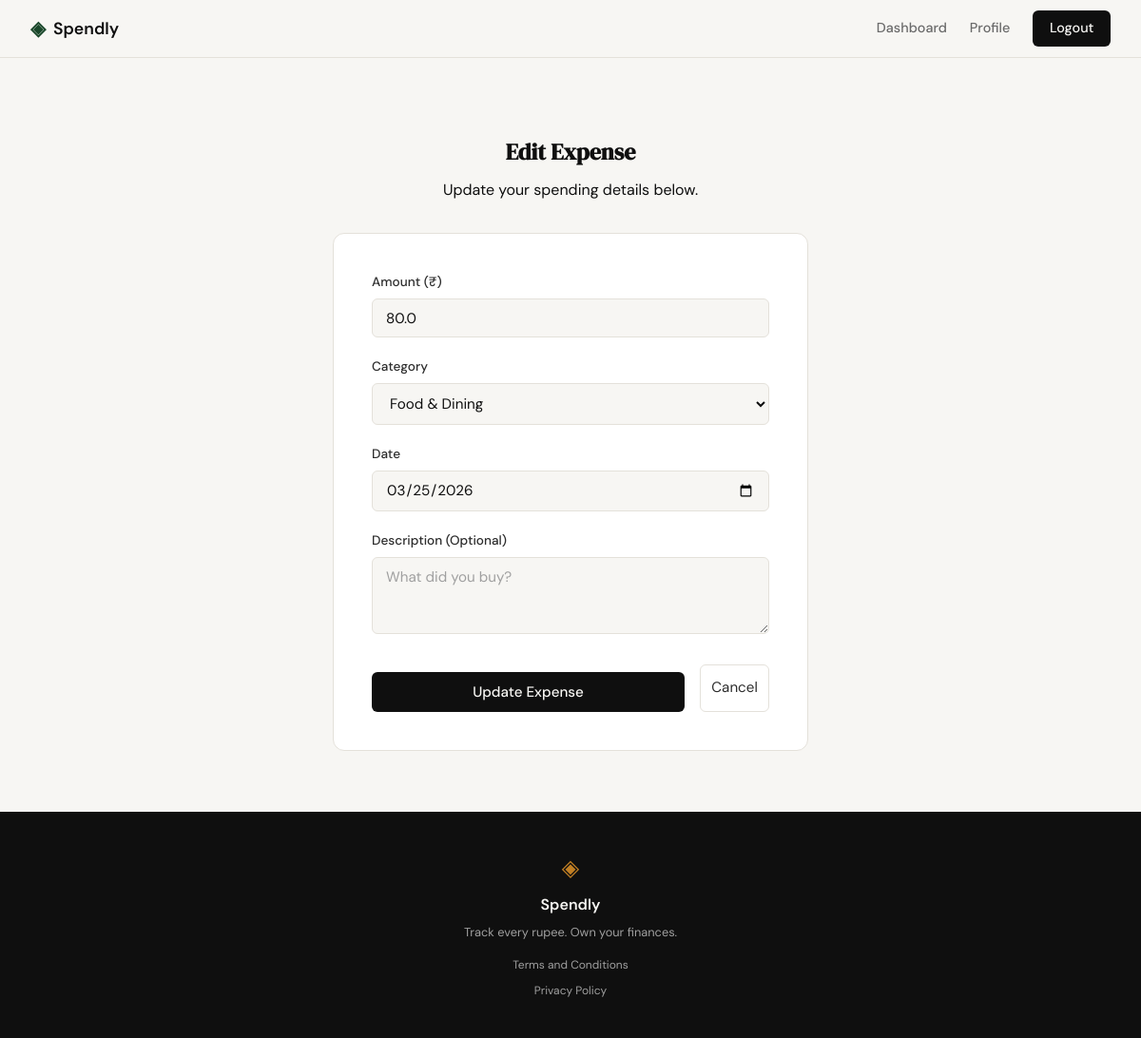
/expenses/1/edit (signed in), run on the app's committed database.
### tables this page shows
CREATE TABLE expenses (
            id INTEGER PRIMARY KEY AUTOINCREMENT,
            user_id INTEGER NOT NULL,
            amount REAL NOT NULL,
            category TEXT NOT NULL,
            description TEXT,
            date TEXT NOT NULL DEFAULT CURRENT_TIMESTAMP,
            FOREIGN KEY (user_id) REFERENCES users (id)
        );

### app.py (the view, shortened to what this page needs)
@app.route("/expenses/<int:id>/edit", methods=["GET", "POST"])
def edit_expense(id):
    if 'user_id' not in session:
        return redirect(url_for("login"))
    db = get_db()
    expense = db.execute("SELECT * FROM expenses WHERE id = ? AND user_id = ?", (id, session['user_id'])).fetchone()
    if not expense:
        flash("Expense not found.", "danger")
        return redirect(url_for("dashboard"))
    return render_template("edit_expense.html", expense=expense)

### app.py (called while the page is built)
@app.teardown_appcontext
def close_connection(exception):
    db = getattr(g, 'db', None)
    if db is not None:
        db.close()

### database/db.py (called while the page is built)
def get_db():
    if 'db' not in g:
        g.db = sqlite3.connect(DATABASE)
        g.db.row_factory = sqlite3.Row
        g.db.execute("PRAGMA foreign_keys = ON;")
    return g.db

### templates/edit_expense.html (shortened to what this page needs)
{% extends "base.html" %}
{% block content %}
<section class="form-section">
    <div class="form-container">
        <div class="form-header">
            <h1>Edit Expense</h1>
            <p>Update your spending details below.</p>
        </div>
        <div class="form-card">
            <form method="POST">
                <div class="form-group">
                    <label for="amount">Amount (₹)</label>
                    <input type="number" step="0.01" id="amount" name="amount" class="form-input" value="{{ expense.amount }}" required autofocus>
                </div>
                <div class="form-group">
                    <label for="category">Category</label>
                    <select id="category" name="category" class="form-input" required>
                        <option value="Food" {% if expense.category == "Food" %}selected{% endif %}>Food & Dining</option>
                    </select>
                </div>
                <div class="form-group">
                    <label for="date">Date</label>
                    <input type="date" id="date" name="date" class="form-input" value="{{ expense.date[:10] }}" required>
                </div>
                <div class="form-group">
                    <label for="description">Description (Optional)</label>
                    <textarea id="description" name="description" class="form-input" rows="3" placeholder="What did you buy?">{{ expense.description }}</textarea>
                </div>
                <div class="form-actions">
                    <button type="submit" class="btn-submit">Update Expense</button>
                    <a href="{{ url_for('dashboard') }}" class="btn-cancel">Cancel</a>
                </div>
            </form>
        </div>
    </div>
</section>
{% endblock %}

### static/css/style.css (style rules this page uses)
:root { --ink: #0f0f0f; --ink-soft: #2d2d2d; --ink-muted: #6b6b6b; --ink-faint: #a0a0a0; --paper: #f7f6f3; --paper-warm: #f0ede6; --paper-card: #ffffff; --accent: #1a472a; --accent-light: #e8f0eb; --accent-2: #c17f24; --accent-2-light: #fdf3e3; --danger: #c0392b; --danger-light: #fdecea; --border: #e4e1da; --border-soft: #eeebe4; --font-display: 'DM Serif Display', Georgia, serif; --font-body: 'DM Sans', system-ui, sans-serif; --max-width: 1200px; --auth-width: 440px; --radius-sm: 6px; --radius-md: 12px; --radius-lg: 20px; }
*, *::before, *::after { box-sizing: border-box; margin: 0; padding: 0; }
html { font-size: 16px; scroll-behavior: smooth; }
body { background: var(--paper); color: var(--ink); font-family: var(--font-body); font-size: 1rem; line-height: 1.6; -webkit-font-smoothing: antialiased; }
a { color: inherit; text-decoration: none; }
.form-group { margin-bottom: 1.25rem; }
.form-group label { display: block; font-size: 0.85rem; font-weight: 500; color: var(--ink-soft); margin-bottom: 0.4rem; }
.form-input { width: 100%; padding: 0.6rem 0.875rem; border: 1px solid var(--border); border-radius: var(--radius-sm); font-family: var(--font-body); font-size: 0.95rem; color: var(--ink); background: var(--paper); outline: none; transition: border-color 0.2s; }
.form-input::placeholder { color: var(--ink-faint); }
.btn-submit { width: 100%; padding: 0.7rem; background: var(--ink); color: var(--paper); border: none; border-radius: var(--radius-sm); font-family: var(--font-body); font-size: 0.95rem; font-weight: 500; cursor: pointer; transition: background 0.2s; margin-top: 0.5rem; }
.form-section { padding: 4rem 2rem; display: flex; justify-content: center; }
.form-container { width: 100%; max-width: 500px; }
.form-header { text-align: center; margin-bottom: 2rem; }
.form-header h1 { font-family: var(--font-display); color: var(--ink); margin-bottom: 0.5rem; }
.form-card { background: var(--paper-card); border: 1px solid var(--border); border-radius: var(--radius-md); padding: 2.5rem; }
.form-actions { display: flex; gap: 1rem; margin-top: 1.5rem; }
.btn-cancel { flex: 1; text-align: center; padding: 0.7rem; border: 1px solid var(--border); border-radius: var(--radius-sm); font-size: 0.95rem; color: var(--ink-soft); transition: all 0.2s; }

### data on the page
expenses: amount "80.0", category "Food & Dining", date "03/25/2026"
